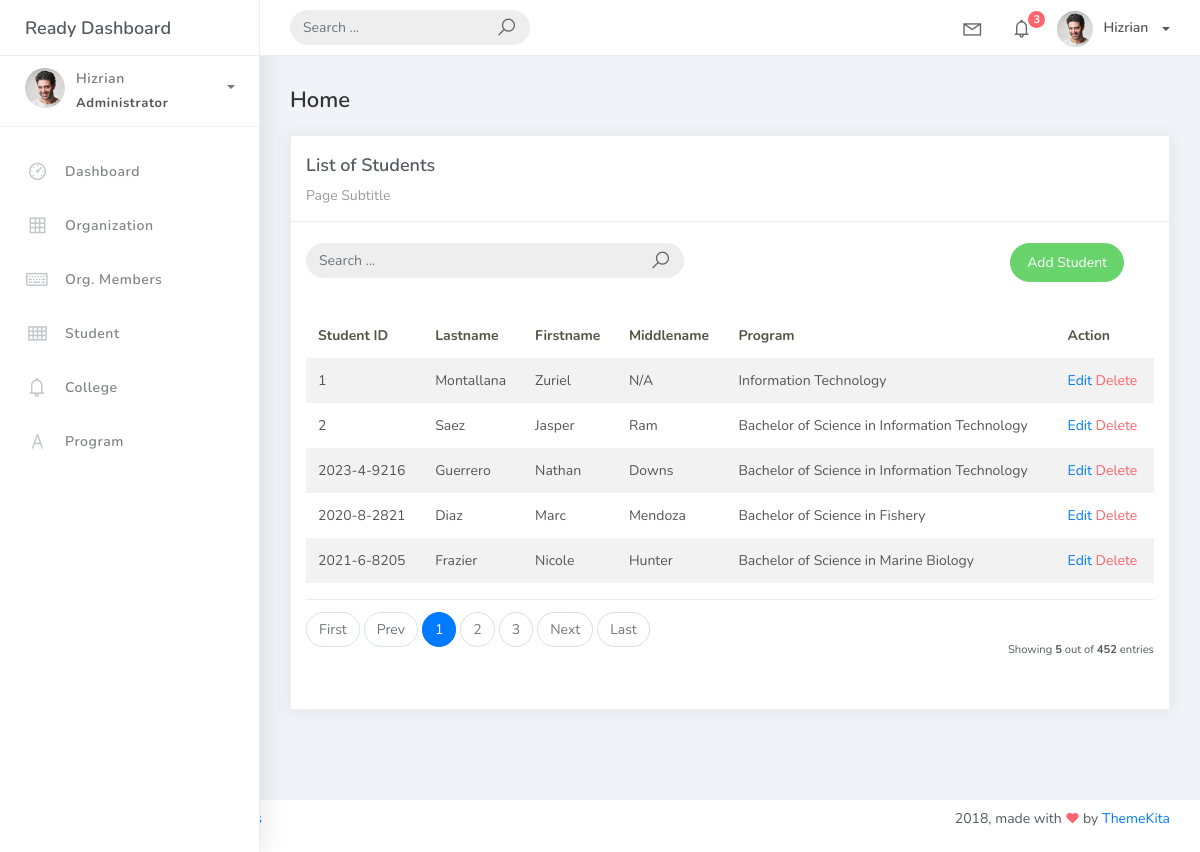
/students_list/, run on the app's committed database.
### studentorg/models.py (models this page shows, shortened)
class BaseModel (models.Model):
    created_at = models.DateTimeField(auto_now_add=True, db_index=True)
    updated_at = models.DateTimeField(auto_now=True)
    class Meta:
        abstract = True

class Student(BaseModel):
    student_id = models. CharField(max_length=15)
    lastname = models.CharField(max_length=25)
    firstname = models.CharField(max_length=25)
    middlename = models.CharField(max_length=25, blank=True, null=True)
    program = models.ForeignKey (Program, on_delete=models.CASCADE)

class Program(BaseModel):
    prog_name = models.CharField(max_length=150)
    college = models.ForeignKey(College, on_delete=models.CASCADE)
    def __str__(self):
        return self.prog_name

### studentorg/views.py (the view)
# urls.py: path('students_list/', StudentList.as_view(), name='students-list'),
class StudentList(ListView):
    model = Student
    context_object_name = 'student'
    template_name = 'students_list.html'
    paginate_by = 5
    def get_queryset(self, *args, **kwargs):
        qs = super(StudentList, self).get_queryset(*args, **kwargs)
        if self.request.GET.get("q") is not None:
            query = self.request.GET.get('q')
            qs = qs.filter(Q(student_id__icontains=query) | Q(firstname__icontains=query) | Q(lastname__icontains=query) | Q(middlename__icontains=query) | Q(program__college__college_name__icontains=query) | Q(program__prog_name__icontains=query))
        return qs

### templates/students_list.html
{% extends 'base.html' %} {% load static %} {% block content %}
<div class="content">
    <div class="container-fluid">
        <h4 class="page-title">Home</h4>
        <div class="row">
            <div class="col-md-12">
                <div class="card">
                    <div class="card-header">
                        <div class="card-title">List of Students</div>
                        <div class="card-category">Page Subtitle</div>
                    </div>
                    <br />
                    <div class="col-md-12 row">
                        <div class="col-md-6">
                            <form class="navbar-left navbar-form nav-search mr-md-3" action="{% url 'students-list' %}">
                                <div class="input-group">
                                    <input type="text" placeholder="Search ..." class="form-control" name="q"/>
                                    <div class="input-group-append">
                                        <span class="input-group-text">
                                            <i class="la la-search search-icon"></i>
                                        </span>
                                    </div>
                                </div>
                            </form>
                        </div>
                        <div class="col-md-6">
                            <div class="pull-right">
                                <a href="{% url 'students-add' %}" class="btn btn-success btn-rounded">Add Student</a>
                            </div>
                        </div>
                    </div>
                    <div class="card-body">
                        <table class="table table-striped mt-3">
                            <thead>
                                <tr>
                                    <th scope="col">Student ID</th>
                                    <th scope="col">Lastname</th>
                                    <th scope="col">Firstname</th>
                                    <th scope="col">Middlename</th>
                                    <th scope="col">Program</th>
                                    <th scope="col">Action</th>
                                </tr>
                            </thead>
                            <tbody>
                                {% for object in object_list %}
                                <tr>
                                    <td>{{ object.student_id }}</td>
                                    <td>{{ object.lastname }}</td>
                                    <td>{{ object.firstname }}</td>
                                    <td>{{ object.middlename }}</td>
                                    <td>{{ object.program }}</td>
                                    <td>
                                        <a href="{% url 'students-update' object.id %}">Edit</a>
                                        <a href="{% url 'students-delete' object.id %}" class="text-danger">Delete</a>
                                    </td>
                                </tr>
                                {% empty %}
                                <tr>
                                    <td collapse="4" style="text-align: center">
                                        <p class="text-sm font-weight-bold mb-0">No Records Found</p>
                                    </td>
                                </tr>
                                {% endfor %}
                            </tbody>
                        </table>
                        {% include 'includes/pagination.html' %}
                    </div>
                </div>
            </div>
        </div>
    </div>
</div>
{% endblock %}

### data on the page
Student: student_id "1", lastname "Montallana", firstname "Zuriel", middlename "N/A", program "Information Technology"
Student: student_id "2", lastname "Saez", firstname "Jasper", middlename "Ram", program "Bachelor of Science in Information Technology"
Student: student_id "2023-4-9216", lastname "Guerrero", firstname "Nathan", middlename "Downs", program "Bachelor of Science in Information Technology"
Student: student_id "2020-8-2821", lastname "Diaz", firstname "Marc", middlename "Mendoza", program "Bachelor of Science in Fishery"
Student: student_id "2021-6-8205", lastname "Frazier", firstname "Nicole", middlename "Hunter", program "Bachelor of Science in Marine Biology"

### other printed values
{{ page_num }} "1"
{{ page_num }} "2" "3"
{{ object_list.count }} "5"
{{ paginator.count }} "452"
